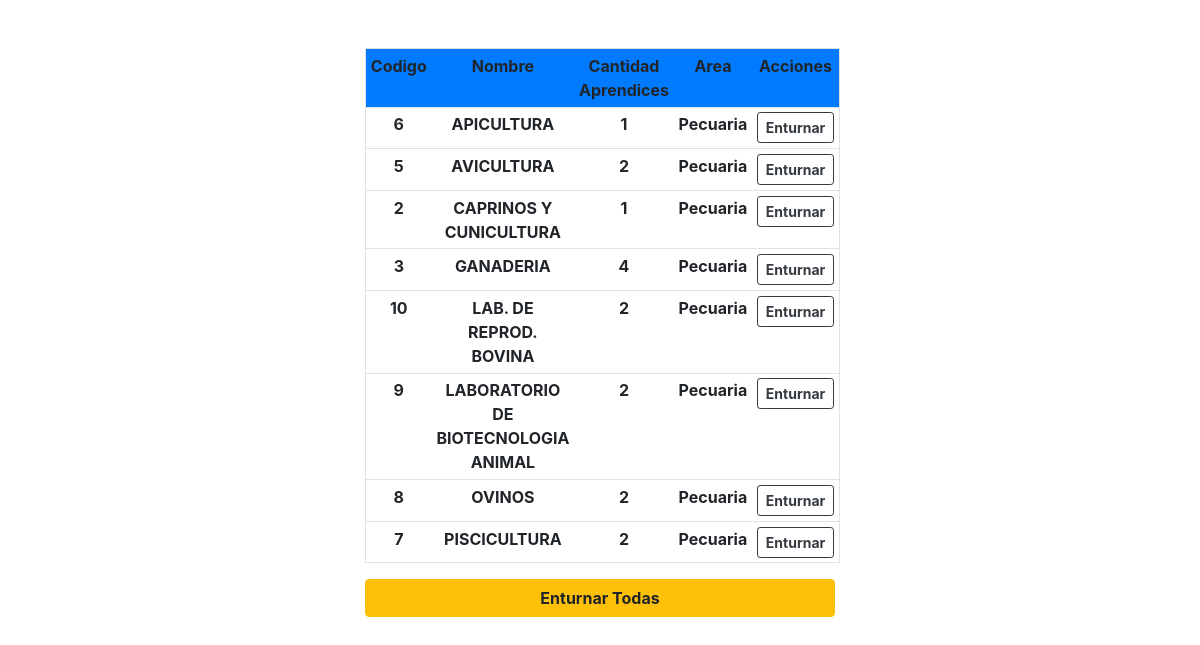
Page /administrador/turnoAutomatico15.php on the committed database.
### tables this page shows
CREATE TABLE `unidad` (
  `id_Unidad` int(11) NOT NULL,
  `token` text NOT NULL,
  `codigoUnidad` int(10) DEFAULT NULL,
  `nombreUnidad` varchar(100) DEFAULT NULL,
  `id_area` int(8) NOT NULL,
  `tipoTurno` enum('normal','15 dias') NOT NULL,
  `horaInicioM` time NOT NULL,
  `horaFinM` time NOT NULL,
  `cantidadAprendices` int(10) NOT NULL,
  `estado` int(11) NOT NULL DEFAULT 1,
  `estadoT` int(1) NOT NULL DEFAULT 0,
  `cantidadRQ` int(1) NOT NULL DEFAULT 0
);

CREATE TABLE `area` (
  `id_area` int(3) NOT NULL,
  `token` varchar(200) NOT NULL,
  `nombreArea` varchar(50) DEFAULT NULL,
  `estado` int(1) NOT NULL DEFAULT 1
);

### administrador/turnoAutomatico15.php (the view, shortened to what this page needs)
<?php
require '../conecion.php';
?>
<!DOCTYPE html>
<html>
<head>
	<link rel="stylesheet" type="text/css" href="../Assets/bootstrap-4.3.1-dist/css/bootstrap.min.css
">
</head>
<body class="bg-white">
	<?php
		$sql="SELECT unidad.codigoUnidad, unidad.nombreUnidad, unidad.cantidadAprendices,
		 unidad.tipoTurno, unidad.token, area.nombreArea FROM unidad INNER JOIN area
			ON unidad.id_area = area.id_area WHERE unidad.tipoTurno='15 dias'
			 AND unidad.estado='1' ORDER BY unidad.nombreUnidad ASC";
	?>
	<div align="center" class="mt-5">
			<div  class="col-md-5">
				<table class="table table-hover table-white table-sm border">
					<tr class="bg-primary text-center">
						<th>Codigo</th>
						<th>Nombre</th>
						<th>Cantidad Aprendices</th>
						<th>Area</th>
						<th>Acciones</th>
					</tr>
					<?php
					foreach ($conectarBD->query($sql) as $value) {
					?>
					<tr class="text-center font-weight-bold">
						<td><?php echo $value['codigoUnidad']; ?></td>
						<td><?php echo $value['nombreUnidad']; ?></td>
						<td><?php echo $value['cantidadAprendices']; ?></td>
						<td><?php echo $value['nombreArea']; ?></td>
						<td id="evaluate"><button class="btn btn-outline-dark font-weight-bold btn-sm" value="<?php echo $value['token'];?>">Enturnar</button></td>
					</tr>
					<?php
					}
					?>
				</table>
				<button class="btn btn-warning btn-block font-weight-bold" >Enturnar Todas</button>
			</div>
	</div>
</body>
</html>

### rows in the picture
unidad: codigoUnidad "6", nombreUnidad "APICULTURA", cantidadAprendices "1", id_area.nombreArea "Pecuaria"
unidad: codigoUnidad "5", nombreUnidad "AVICULTURA", cantidadAprendices "2", id_area.nombreArea "Pecuaria"
unidad: codigoUnidad "2", nombreUnidad "CAPRINOS Y CUNICULTURA", cantidadAprendices "1", id_area.nombreArea "Pecuaria"
unidad: codigoUnidad "3", nombreUnidad "GANADERIA", cantidadAprendices "4", id_area.nombreArea "Pecuaria"
unidad: codigoUnidad "10", nombreUnidad "LAB. DE REPROD. BOVINA", cantidadAprendices "2", id_area.nombreArea "Pecuaria"
unidad: codigoUnidad "9", nombreUnidad "LABORATORIO DE BIOTECNOLOGIA ANIMAL", cantidadAprendices "2", id_area.nombreArea "Pecuaria"
unidad: codigoUnidad "8", nombreUnidad "OVINOS", cantidadAprendices "2", id_area.nombreArea "Pecuaria"
unidad: codigoUnidad "7", nombreUnidad "PISCICULTURA", cantidadAprendices "2", id_area.nombreArea "Pecuaria"
